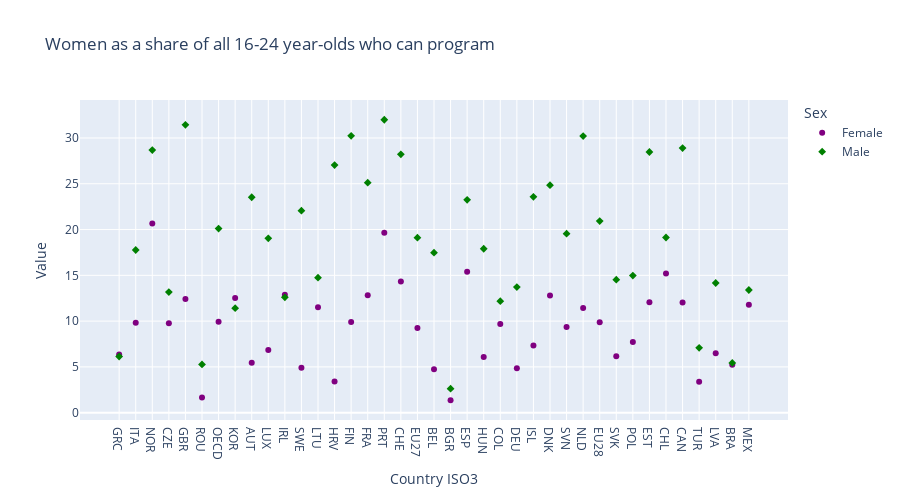

The notebook cell saved with this chart:
### Markdown cell above
Alternatively, you can specify the colors by using `color_discrete_map`. This allows you to pass a dictionary to map each category into a particular color.

### Code cell
fig = px.scatter(df, x="Country ISO3", y="Value", 
                 color="Sex",
                 symbol="Sex",
                 color_discrete_map = {'Female':'purple', 'Male':'Green'},
                 title="Women as a share of all 16-24 year-olds who can program",
                 width=900, height=500
                )
fig.show()

### Figure 1 — Plotly figure (JSON) as saved in the notebook; plotly's stock layout.template omitted (floating-point values rounded to 4 significant figures)
{"data": [{"hovertemplate": "Sex=Female<br>Country ISO3=%{x}<br>Value=%{y}<extra></extra>", "legendgroup": "Female", "marker": {"color": "purple", "symbol": "circle"}, "mode": "markers", "name": "Female", "orientation": "v", "showlegend": true, "type": "scatter", "x": ["GRC", "ITA", "NOR", "CZE", "GBR", "ROU", "OECD", "KOR", "AUT", "LUX", "IRL", "SWE", "LTU", "HRV", "FIN", "FRA", "PRT", "CHE", "EU27", "BEL", "BGR", "ESP", "HUN", "COL", "DEU", "ISL", "DNK", "SVN", "NLD", "EU28", "SVK", "POL", "EST", "CHL", "CAN", "TUR", "LVA", "BRA", "MEX"], "xaxis": "x", "y": [6.34, 9.822, 20.66, 9.756, 12.41, 1.647, 9.936, 12.53, 5.443, 6.836, 12.87, 4.902, 11.51, 3.416, 9.912, 12.83, 19.65, 14.33, 9.255, 4.731, 1.356, 15.38, 6.092, 9.697, 4.856, 7.338, 12.79, 9.344, 11.42, 9.887, 6.156, 7.708, 12.06, 15.21, 12.04, 3.374, 6.502, 5.235, 11.79], "yaxis": "y"}, {"hovertemplate": "Sex=Male<br>Country ISO3=%{x}<br>Value=%{y}<extra></extra>", "legendgroup": "Male", "marker": {"color": "Green", "symbol": "diamond"}, "mode": "markers", "name": "Male", "orientation": "v", "showlegend": true, "type": "scatter", "x": ["MEX", "SWE", "EU27", "LVA", "BGR", "CHE", "TUR", "ITA", "ROU", "FRA", "LTU", "HRV", "FIN", "COL", "IRL", "HUN", "DEU", "LUX", "GBR", "AUT", "POL", "DNK", "EST", "ISL", "GRC", "SVN", "ESP", "EU28", "KOR", "OECD", "BRA", "SVK", "NOR", "BEL", "CAN", "PRT", "CHL", "CZE", "NLD"], "xaxis": "x", "y": [13.4, 22.07, 19.11, 14.16, 2.623, 28.21, 7.085, 17.77, 5.27, 25.12, 14.74, 27.05, 30.23, 12.17, 12.6, 17.9, 13.72, 19.04, 31.44, 23.53, 14.97, 24.85, 28.47, 23.58, 6.135, 19.55, 23.25, 20.92, 11.41, 20.1, 5.43, 14.53, 28.68, 17.48, 28.9, 31.99, 19.13, 13.17, 30.21], "yaxis": "y"}], "layout": {"height": 500, "legend": {"title": {"text": "Sex"}, "tracegroupgap": 0}, "title": {"text": "Women as a share of all 16-24 year-olds who can program"}, "width": 900, "xaxis": {"anchor": "y", "domain": [0, 1], "title": {"text": "Country ISO3"}}, "yaxis": {"anchor": "x", "domain": [0, 1], "title": {"text": "Value"}}}}
